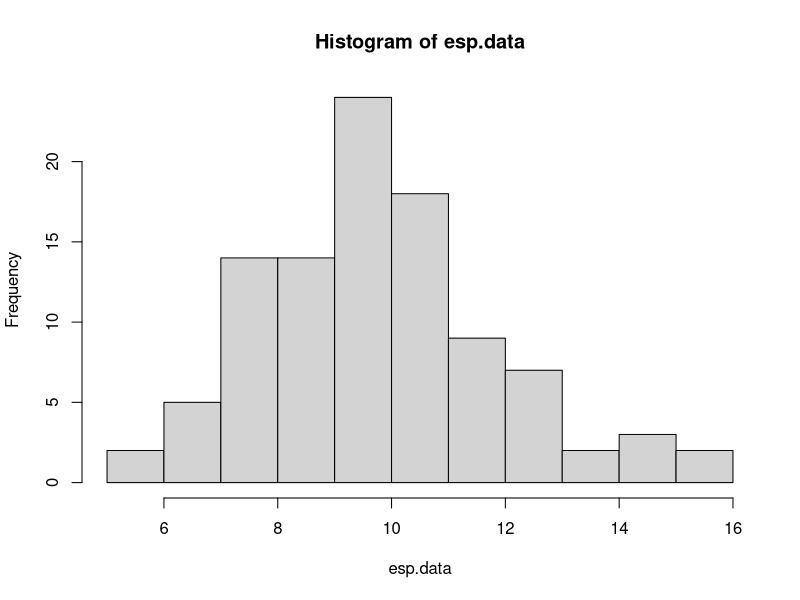
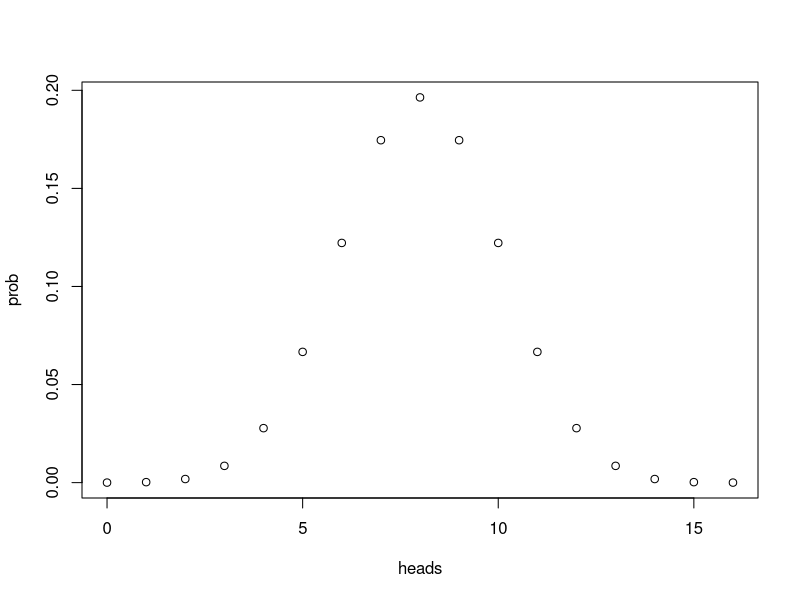
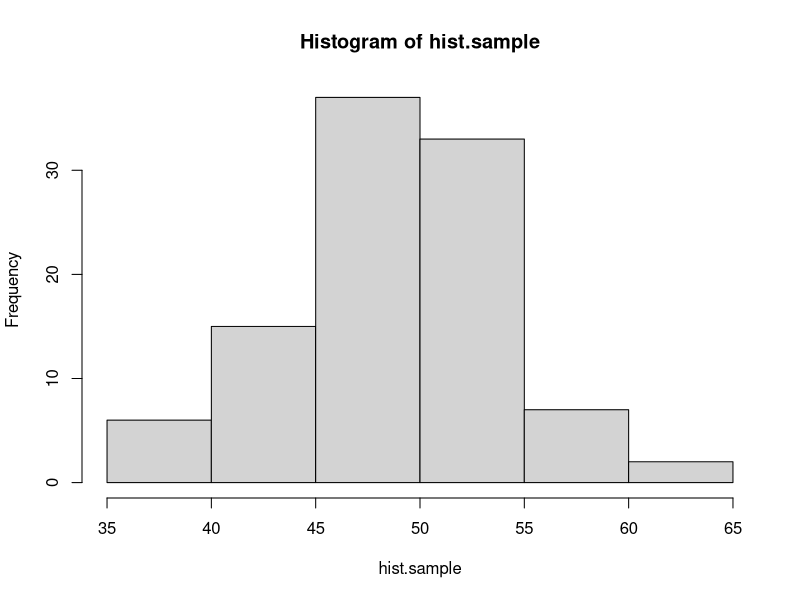
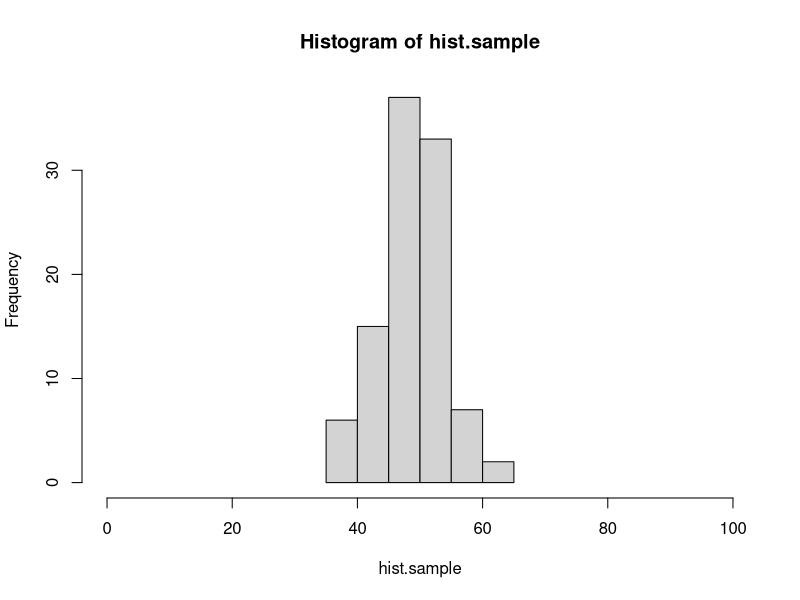
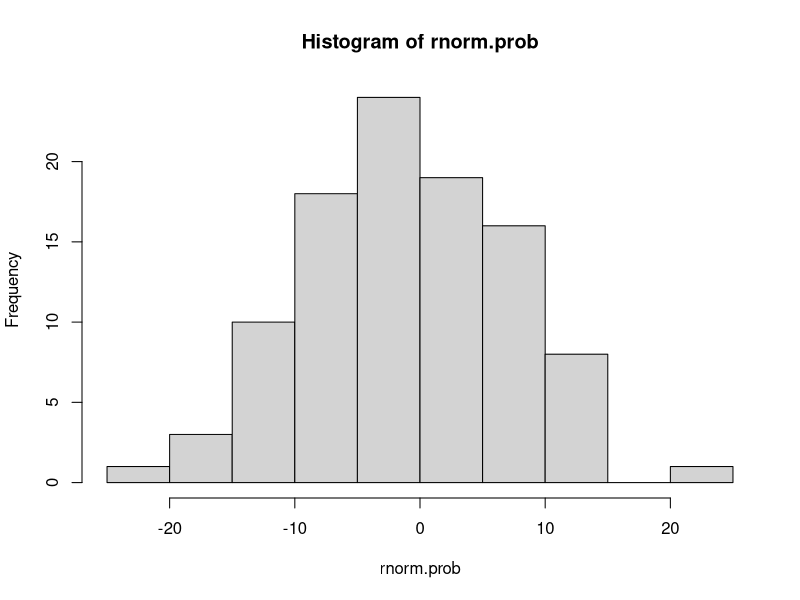
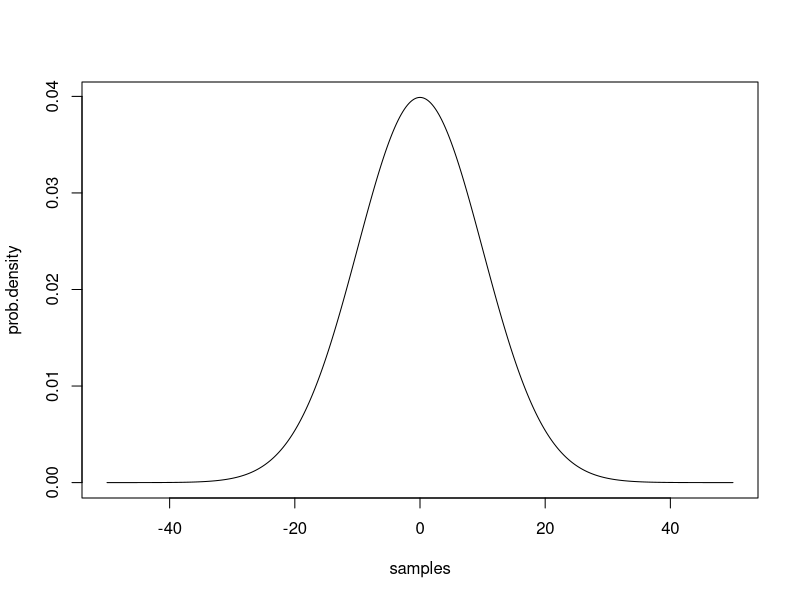

Reproduce these figures in R, in order.
#### practice with probability distributions ####

# calculating the likelihood requires understanding how to work
# with probability distributions. let's start with the binomial
# distribution.

# the binomial distribution describes the number of "success" in
# some number of "trials" given some probability of success. it 
# is the "coin flipping" distribution. 

# in R, we can draw a sample from a binomial distribution with rbinom()
# this isn't the first time you've seen rbinom, but here it is again, 
# with the parameters spelled out. you can try changing these to explore
# how the function works.

number.of.samples <- 2
number.of.trials.per.sample <- 100
probability.of.success <- 0.7

rbinom(number.of.samples, number.of.trials.per.sample, probability.of.success)

# below, use rbinom to create sample data for the following scenario.
# an experiment tests whether subjects have ESP. 100 subjects are each given
# the opportunity to predict whether a randomly generated number is odd or even.
# each subject makes 20 guesses.
# of course, ESP doesn't exist, so the probability of a successful guess is 0.50.
# store the result in a vector called esp.data

esp.data <- rbinom(100, 20, 0.5)

# a quick way to visualize a distribution is with the hist() function:
hist(esp.data)

# what if we want to know the probability of someone getting exactly 10 guesses
# correct out of 20, if they are randomly guessing? for that we use the density
# function of the binomial: dbinom()

value.to.check <- 10
number.of.trials <- 20
probability.of.success <- 0.5

dbinom(value.to.check, number.of.trials, probability.of.success)

# use dbinom to find out the probability of someone answering 87 out of 100
# questions correctly, if they have a 0.9 probability of giving a correct answer
# for each individual question.

dbinom(87, 100, 0.9)

# with dbinom, you can use a vector as the first argument, to check the probability
# of multiple values at the same time:

values <- c(3, 4, 5)
dbinom(values, 8, 0.5)

# using this shortcut, *plot* the full distribution (probability mass function)
# for flipping 16 fair coins, counting the total number of heads.
# hint: create one vector for the different possible outcomes
#       then use dbinom to calculate the probability of all of the elements in the vector


#a probability mass function plots outcomes on the x, probability of those outcomes on the y

heads<-seq(0, 16)
prob<-dbinom(heads, 16, 0.50)
plot(heads,prob)

# quick detour #

# here's a quick tip about plot() or hist()
# if you want to change the range on the x-axis, you can use the xlim argument:

hist.sample <- rbinom(100, 100, 0.5)
hist(hist.sample)
hist(hist.sample, xlim=c(0,100)) # compare this plot to the line above.

# the normal distribution ##

# normal (gaussian) distributions are characterized by two parameters: mean and standard deviation
# the mean is the the location of the peak of the distribution, and the sd controls the width.
# the smaller the sd, the more peaked the distribution is in the center.

# like the binomial, there are rnorm() and dnorm() functions.

# generate 100 samples from a normal distribution with mean 0 and standard deviation 10.
# then use hist() to create a histogram of these samples.

rnorm.prob<- rnorm(100, 0, 10)
hist(rnorm.prob)

# now plot the probability density function of this distribution.
# use the same strategy as you did above with the binomial to find the density of the normal
# distribution with mean 0 and sd 10 for values between -50 and 50. the distribution is continuous
# so, choose a reasonably small step size between values (remember the seq() function).

samples<-seq(-50, 50, 0.25)
prob.density<-dnorm(samples, 0, 10)
plot(samples, prob.density, type="l")


#### practice calculating likelihoods ####

# here's some data from 10 participants in an ESP experiment like the one described
# above. each subject had 20 guesses. the number of correct guesses is reported.

esp.practice.data <- data.frame(subject=1:10, n.correct=c(11,10,6,10,6,12,10,8,9,11))

# calculate the likelihood (regular, not log) for this data for three different values
# of the probability of success parameter: 0.4, 0.5, and 0.6.
# hint: prod() will multiple all elements of a vector together.

prod(dbinom(esp.practice.data$n.correct, 20, 0.4))
prod(dbinom(esp.practice.data$n.correct, 20, 0.5))
prod(dbinom(esp.practice.data$n.correct, 20, 0.6))

# which parameter value of those options is most likely?

#0.5 is the most likely value

# here is a sample of response times for a single subject from a rapid decision making experiment.
rt.sample <- c(391.5845, 411.9970, 358.6373, 505.3099, 616.2892, 481.0751, 422.3132, 511.7213, 205.2692, 522.3433, 370.1850,
               517.4617, 332.3344, 316.8760, 395.5431, 231.7831, 399.8646, 238.9064, 299.7924, 474.7512, 271.6326, 423.4861,
               379.7867, 212.7789, 233.8291, 472.4591, 534.2131, 453.9655, 408.3443, 352.3001)

# calculate the **log** likelihood for this data assuming that it is generated by a normal
# distribution for each of the following parameters. 
# hint: sum() adds the numbers in a vector. log() is the natural log function, or log=T for dnorm().

# 1) mean 350, sd 50
sum(dnorm(rt.sample, 350, 50, log=TRUE))

# 2) mean 400, sd 50
sum(dnorm(rt.sample, 400, 50, log=TRUE))

# 3) mean 450, sd 50
sum(dnorm(rt.sample, 450, 50, log=TRUE))

# 4) mean 350, sd 100
sum(dnorm(rt.sample, 350, 100, log=TRUE))

# 5) mean 400, sd 100
sum(dnorm(rt.sample, 400, 100, log=TRUE))

# 6) mean 450, sd 100
sum(dnorm(rt.sample, 450, 100, log=TRUE))

# which parameter set has the highest likelihood?

#mean of 400, standard deviation of 100


# here is a set of data for a subject in a categorization experiment, modeled with GCM.
# calculate the log likelihood of the parameters in the model (which i am not showing you).
# the point here is to know what to do when the model gives you a predicted probability
# of a response, and the data is either that response or not that response.
# hint: add a new column indicating the likelihood of each response, using mapply. then convert to log and add.
# if you do this correctly, the answer is -10.84249.

gcm.practice.data <- data.frame(correct.response = c(T, T, T, T, F, T, T, F, T, T, T, F, F, T, T, F, T, T, T, T),
                                gcm.probability.correct = c(0.84, 0.80, 0.84, 0.80, 0.79, 0.86, 0.89, 0.87, 0.69, 0.85, 0.75,
                                                            0.74, 0.82, 0.85, 0.87, 0.69, 0.83, 0.87, 0.80, 0.76))

gcm.practice.data$individual.likelihood <- mapply(
  function(prob, response){
  if (response == T){
    return(prob)
  }else{
    return(1-prob)
  }
}, gcm.practice.data$gcm.probability.correct, gcm.practice.data$correct.response)

gcm.practice.data$log.likelihood <- log(gcm.practice.data$individual.likelihood)

sum(gcm.practice.data$log.likelihood)

#we need to be returning a part of a vector, but not a vector

#### maximum likelihood estimation ####

# the same search strategies we used for parameter fitting with rmse can be used with likelihoods,
# including grid search.

# here are the number of correct responses each subject gave in an experiment in which they had to
# decide if two images were the same or different. there were 40 trials for each subject
same.diff.data <- c(32, 29, 31, 34, 26, 29, 31, 34, 29, 31, 30, 29, 31, 34, 33, 27, 32, 29, 29, 27)

# we can model this experiment's data as 40 coin flips for each subject. use grid search to plot the likelihood
# function for values of theta (probability of a correct response) between 0.5 and 0.9, in steps of 0.01.
# start by writing a function that calculates the likelihood (not log) for the entire set of data given a value of theta.

# answer needed here.

# then use sapply to run the function for each possible value of theta in the set. use seq() to generate the
# set of possible values. plot the set of values on the x axis and the corresponding likelihoods on the y axis.

# answer needed here.

# the "true" underlying value i used to generate the data was 0.75. does that match up with the grid search?

## mle with optim()

# in this section, you'll do model recovery for a descriptive model of the linear relationship 
# between two continuous variables.

# let's assume that variable y is a linear function of variable x, such that:
# y = 4 + 0.8x

# create a vector of x values from 0 to 100, and the corresponding vector of y values,
# then plot these with x values on the x axis, and y values on the y axis.

# answer needed here.

# now let's assume that the relationship between x and y isn't perfect. there's a bit of random
# noise. add a random sample from a normal distribution with mean 0 and sd 10 to each y value.
# hint: there are 101 y values, so you need 101 samples.

# answer needed here.

# plot the data again, with the new noisy y values.

# answer needed here.

# there are three parameter values that control this plot,
# the intercept of the line: 4
# the slope of the line: 0.8
# the sd of the normal distribution: 10

# say that we observe a point of data, x = 20 and y = 27.
# the linear equation, y <- 4 + 0.8*x, predicts that when x is 20 y should also be 20.
4 + 0.8*20

# our model of this data assumes that the relationship is not perfect.
# we assume that there is noise so that when x is 20, the most likely value of y should be 4 + 0.8*x,
# but other values of y are possible. we describe the probability of different values of y with a normal
# distribution. when x is 20, then the normal distribution of y values is centered on 20, because the line
# says that y is 4 + 0.8x. using the normal distribution is helpful because it gives us a way to quantify
# how likely a value of 19 is compared to a value of 16, when x is 20.

# here's an example
x.observed <- 20
y.predicted <- 4 + 0.8*x.observed

# to find out the probability of y.observed=20, use dnorm()
# the mean of the normal distribution should be y.predicted (the distribution is centered on the line)
# and the sd of the normal is a parameter we will estimate, but for the demo below, is set to 10.
y.observed <- 20
dnorm(y.observed, y.predicted, 10)

# write the code to see how likely it is that y will be 33 when x is 29? (assuming sd = 10)
# the correct answer is 0.03371799...

# answer needed here.

# now generalize your solution to compute the likelihood of each value of y that you generated above.
# in other words, write the code that takes a vector of x and y values, and returns the probability
# of each pair given that the relationship between x and y is y <- 4 + 0.8*x and the normal distribution has an sd of 10.

# answer needed here.

# now generalize your solution one step further. write a function that takes in a vector of parameters,
# where parameters[1] is the intercept, parameters[2] is the slope, and parameters[3] is the sd of the normal,
# and returns the total **negative log likelihood**. remember, we want the negative log likelihood because
# optim() will find the set of parameters that minimizes a function.

# answer needed here.

# use optim() and Nelder-Mead to search for the best fitting parameters. remember to ensure that sd > 0
# and return NA if it is not.

# answer needed here.

# finally, plot the best fitting line on your points by using the abline() function, and the parameters that optim() found.

# answer needed here.